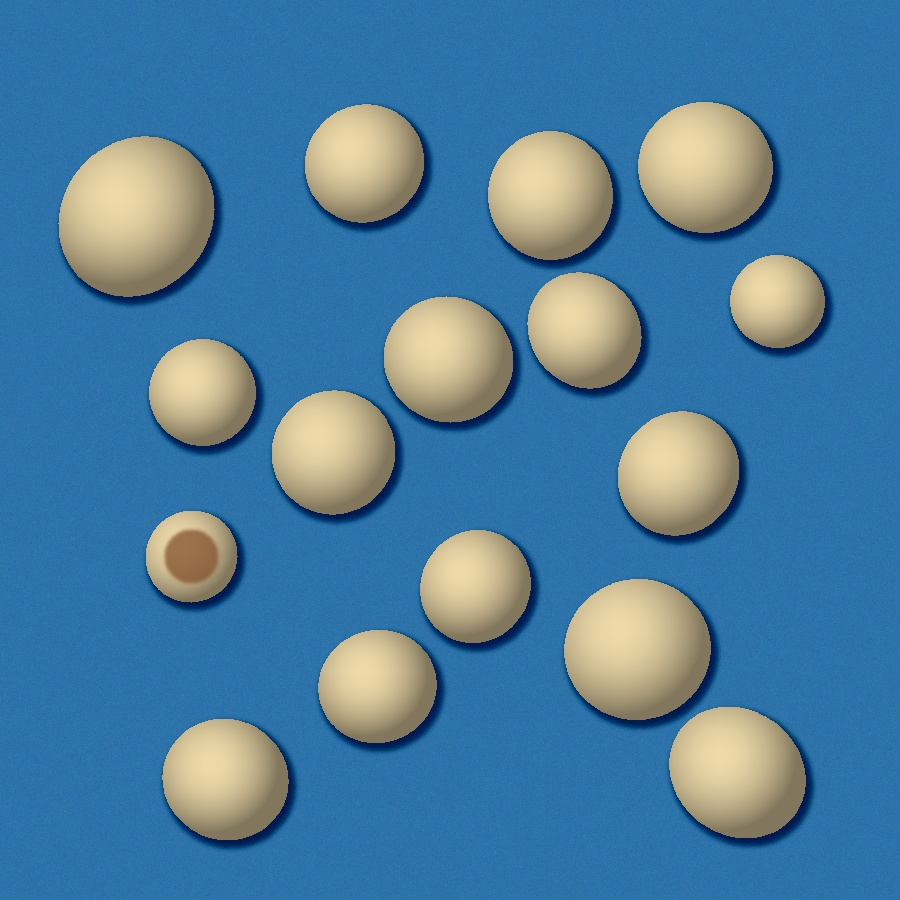
#> input picture data/raw/batch_01_premium.jpg, 900 x 900 px
$ python -i detector.py   (imports and definitions only)
#> lines starting #> are read from the running program, lines starting #| are printed output that depends on the picture; after the words box and inside, x2 and y2 are one past the last pixel; in counts of white or black regions, pixels touching at a corner belong together
### src/preprocessing/calibration.py
"""
Pixel-to-Metric Calibration Module.
Provides conversion from pixel measurements to physical millimeters and centimeters.
Supports manual calibration factors and automated reference marker detection.
"""

import logging
from typing import Dict, Any, Optional, Tuple
import cv2
import numpy as np

logger = logging.getLogger(__name__)


class PixelCalibrator:
    """
    Calibrates camera spatial resolution and converts pixel contours into metric measurements (mm/cm).
    """

    def __init__(
        self,
        default_pixels_per_mm: float = 12.0,
        unit: str = "mm",
        size_categories: Optional[Dict[str, Any]] = None,
    ):
        self.pixels_per_mm = float(default_pixels_per_mm)
        self.unit = unit
        self.size_categories = size_categories or {
            "small": {"name": "Small", "max_diameter_mm": 18.0},
            "medium": {"name": "Medium", "min_diameter_mm": 18.0, "max_diameter_mm": 22.0},
            "large": {"name": "Large", "min_diameter_mm": 22.0},
        }

    # [43 lines left out: functions set_pixels_per_mm, calibrate_from_reference_circle, not called in this run]

    def pixels_to_mm(self, pixels: float) -> float:
        """Converts linear pixel dimension to millimeters."""
        return float(pixels / self.pixels_per_mm)

    def pixels_to_cm(self, pixels: float) -> float:
        """Converts linear pixel dimension to centimeters."""
        return float(self.pixels_to_mm(pixels) / 10.0)

    def measure_contour(self, contour: np.ndarray) -> Dict[str, Any]:
        """
        Computes metric dimensions and geometry for a segmented nut contour:
        - Area in mm^2
        - Equivalent circular diameter in mm
        - Ellipse fit (major and minor axes) in mm
        - Circularity / Roundness index
        - Sizing category (Small, Medium, Large)
        """
        area_px = float(cv2.contourArea(contour))
        perimeter_px = float(cv2.arcLength(contour, True))

        # Equivalent circular diameter: d = 2 * sqrt(area / pi)
        eq_diameter_px = 2.0 * np.sqrt(max(0.0, area_px) / np.pi)
        eq_diameter_mm = self.pixels_to_mm(eq_diameter_px)
        eq_diameter_cm = self.pixels_to_cm(eq_diameter_px)

        # Ellipse fit for major & minor axes (requires >= 5 points)
        if len(contour) >= 5:
            try:
                ellipse = cv2.fitEllipse(contour)
                (cx, cy), (d1, d2), angle = ellipse
                major_axis_px = max(d1, d2)
                minor_axis_px = min(d1, d2)
            except Exception:
                major_axis_px = eq_diameter_px
                minor_axis_px = eq_diameter_px
        else:
            major_axis_px = eq_diameter_px
            minor_axis_px = eq_diameter_px

        major_axis_mm = self.pixels_to_mm(major_axis_px)
        minor_axis_mm = self.pixels_to_mm(minor_axis_px)

        # Circularity metric: 4 * pi * area / perimeter^2 (1.0 = perfect circle)
        circularity = (4.0 * np.pi * area_px / (perimeter_px**2)) if perimeter_px > 0 else 0.0
        circularity = min(1.0, max(0.0, circularity))

        # Size category binning
        size_category = self.classify_size(eq_diameter_mm)

        return {
            "area_px": area_px,
            "area_mm2": round(area_px / (self.pixels_per_mm**2), 2),
            "diameter_mm": round(eq_diameter_mm, 2),
            "diameter_cm": round(eq_diameter_cm, 3),
            "major_axis_mm": round(major_axis_mm, 2),
            "minor_axis_mm": round(minor_axis_mm, 2),
            "circularity": round(circularity, 3),
            "size_grade": size_category,
        }

    def classify_size(self, diameter_mm: float) -> str:
        """Bins diameter into Small, Medium, Large based on configured limits."""
        small_max = self.size_categories["small"].get("max_diameter_mm", 18.0)
        medium_max = self.size_categories["medium"].get("max_diameter_mm", 22.0)

        if diameter_mm < small_max:
            return "Small"
        elif diameter_mm <= medium_max:
            return "Medium"
        else:
            return "Large"

### src/models/detector.py
"""
Macadamia Nut Detector Module.
Performs object detection, individual kernel localization, contour tracking,
and metric sizing (Small, Medium, Large) calibrated in physical millimeters/centimeters.
"""

import os
import logging
from typing import List, Dict, Any, Optional, Tuple
import cv2
import numpy as np

try:
    import onnxruntime as ort
    HAS_ORT = True
except ImportError:
    HAS_ORT = False

from ..preprocessing.calibration import PixelCalibrator

logger = logging.getLogger(__name__)


class DetectedNut:
    """Represents an individual localized macadamia nut."""

    def __init__(
        self,
        nut_id: int,
        bbox: Tuple[int, int, int, int],  # x1, y1, x2, y2
        confidence: float,
        contour: np.ndarray,
        crop: np.ndarray,
        crop_mask: np.ndarray,
        metric_measurements: Dict[str, Any],
    ):
        self.nut_id = nut_id
        self.bbox = bbox
        self.confidence = confidence
        self.contour = contour
        self.crop = crop
        self.crop_mask = crop_mask
        self.measurements = metric_measurements

        # Extracted geometry properties
        self.x1, self.y1, self.x2, self.y2 = bbox
        self.width = self.x2 - self.x1
        self.height = self.y2 - self.y1
        self.diameter_mm = metric_measurements.get("diameter_mm", 0.0)
        self.diameter_cm = metric_measurements.get("diameter_cm", 0.0)
        self.size_grade = metric_measurements.get("size_grade", "Medium")

    # [12 lines left out: function to_dict, not called in this run]


class NutDetector:
    """
    Object detector and dimensional analyzer for macadamia batches.
    Supports ONNX YOLO detection and high-accuracy contour-watershed localization.
    """

    def __init__(
        self,
        weights_path: Optional[str] = None,
        confidence_threshold: float = 0.35,
        iou_threshold: float = 0.45,
        calibrator: Optional[PixelCalibrator] = None,
    ):
        self.confidence_threshold = confidence_threshold
        self.iou_threshold = iou_threshold
        self.calibrator = calibrator or PixelCalibrator()

        self.session = None
        if weights_path and os.path.exists(weights_path) and HAS_ORT:
            try:
                self.session = ort.InferenceSession(
                    weights_path, providers=["CPUExecutionProvider"]
                )
                logger.info("Loaded detector ONNX session from: %s", weights_path)
            except Exception as e:
                logger.warning("Could not initialize ONNX detector session (%s); using CV detector.", e)

    def detect(
        self,
        image: np.ndarray,
        binary_mask: Optional[np.ndarray] = None,
        crop_padding: int = 8,
    ) -> List[DetectedNut]:
        """
        Detects individual nuts in the batch image and estimates metric sizing.
        """
        h_img, w_img = image.shape[:2]

        # 1. Use segmentation contours if binary mask is available
        if binary_mask is not None:
            contours, _ = cv2.findContours(binary_mask, cv2.RETR_EXTERNAL, cv2.CHAIN_APPROX_SIMPLE)
        else:
            gray = cv2.cvtColor(image, cv2.COLOR_BGR2GRAY)
            blurred = cv2.GaussianBlur(gray, (5, 5), 0)
            _, mask = cv2.threshold(blurred, 0, 255, cv2.THRESH_BINARY + cv2.THRESH_OTSU)
            contours, _ = cv2.findContours(mask, cv2.RETR_EXTERNAL, cv2.CHAIN_APPROX_SIMPLE)

        detected_nuts: List[DetectedNut] = []
        raw_boxes = []

        min_area = self.calibrator.pixels_per_mm * self.calibrator.pixels_per_mm * 15.0  # ~15 mm^2 min
        max_area = w_img * h_img * 0.45

        for cnt in contours:
            area = cv2.contourArea(cnt)
            if area < min_area or area > max_area:
                continue

            # Bounding box
            x, y, w, h = cv2.boundingRect(cnt)
            aspect_ratio = float(w) / float(h)
            if aspect_ratio < 0.45 or aspect_ratio > 2.2:
                continue

            raw_boxes.append((x, y, x + w, y + h, 0.95, cnt))

        # 2. Non-Maximum Suppression to prevent duplicate bounding boxes
        final_boxes = self._nms(raw_boxes, self.iou_threshold)

        # 3. Create DetectedNut instances with crops and metric measurements
        for i, (x1, y1, x2, y2, score, cnt) in enumerate(final_boxes):
            measurements = self.calibrator.measure_contour(cnt)

            # Extract nut crop with padding
            pad_x1 = max(0, x1 - crop_padding)
            pad_y1 = max(0, y1 - crop_padding)
            pad_x2 = min(w_img, x2 + crop_padding)
            pad_y2 = min(h_img, y2 + crop_padding)

            crop = image[pad_y1:pad_y2, pad_x1:pad_x2].copy()
            crop_h, crop_w = crop.shape[:2]

            # Construct exact nut contour mask in the local crop coordinate space
            crop_mask = np.zeros((crop_h, crop_w), dtype=np.uint8)
            shifted_cnt = cnt - np.array([pad_x1, pad_y1])
            cv2.drawContours(crop_mask, [shifted_cnt], -1, 255, thickness=cv2.FILLED)

            nut = DetectedNut(
                nut_id=i + 1,
                bbox=(x1, y1, x2, y2),
                confidence=score,
                contour=cnt,
                crop=crop,
                crop_mask=crop_mask,
                metric_measurements=measurements,
            )
            detected_nuts.append(nut)

        # Sort nuts top-to-bottom, left-to-right
        detected_nuts.sort(key=lambda n: (n.y1 // 60, n.x1))
        for idx, nut in enumerate(detected_nuts):
            nut.nut_id = idx + 1

        return detected_nuts

    def _nms(
        self, boxes: List[Tuple[int, int, int, int, float, np.ndarray]], iou_thresh: float
    ) -> List[Tuple[int, int, int, int, float, np.ndarray]]:
        """Applies Non-Maximum Suppression over candidate boxes."""
        if not boxes:
            return []

        boxes = sorted(boxes, key=lambda b: b[4], reverse=True)
        picked = []

        while boxes:
            current = boxes.pop(0)
            picked.append(current)

            remaining = []
            for b in boxes:
                iou = self._compute_iou(current[:4], b[:4])
                if iou < iou_thresh:
                    remaining.append(b)
            boxes = remaining

        return picked

    @staticmethod
    def _compute_iou(
        box_a: Tuple[int, int, int, int], box_b: Tuple[int, int, int, int]
    ) -> float:
        """Computes Intersection over Union (IoU) between two bounding boxes."""
        ax1, ay1, ax2, ay2 = box_a
        bx1, by1, bx2, by2 = box_b

        ix1 = max(ax1, bx1)
        iy1 = max(ay1, by1)
        ix2 = min(ax2, bx2)
        iy2 = min(ay2, by2)

        intersection = max(0, ix2 - ix1) * max(0, iy2 - iy1)
        area_a = (ax2 - ax1) * (ay2 - ay1)
        area_b = (bx2 - bx1) * (by2 - by1)
        union = float(area_a + area_b - intersection)

        if union <= 0:
            return 0.0
        return float(intersection / union)

>>> import cv2
>>> picture = cv2.imread('../../data/raw/batch_01_premium.jpg')
#> picture is the input picture: shape (900, 900, 3); mean B, G, R 158.5, 125.2, 76.3
>>> result = NutDetector().detect(picture)
#> in detect, `gray = cv2.cvtColor(image, cv2.COLOR_BGR2GRAY)`:
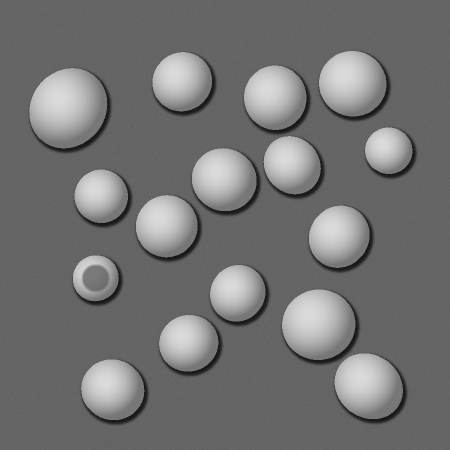
#> gray: shape (900, 900) (shown at 1/2 size); min 14, max 219, mean 114.5
#> in detect, `_, mask = cv2.threshold(blurred, 0, 255, cv2.THRESH_BINARY + cv2.THRES..`:
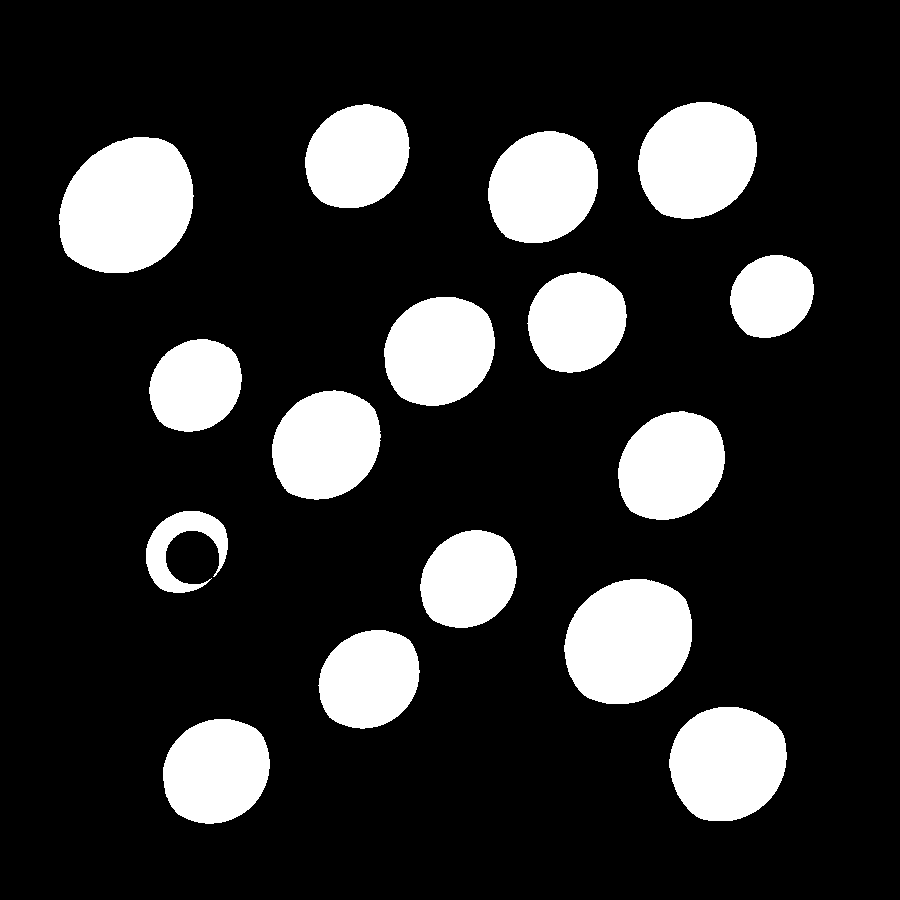
#> mask: shape (900, 900); 17.6% white; 16 white regions
#> in detect, `contours, _ = cv2.findContours(mask, cv2.RETR_EXTERNAL, cv2.CHAIN_APPR..`: contours = 16 contours; largest, box (x1, y1, x2, y2) and area: (59, 137, 194, 273) 14182, (564, 579, 692, 704) 12482, (638, 102, 757, 219) 10772, (669, 707, 787, 821) 10478, (488, 131, 598, 243) 9588
#> the loop in detect, `for cnt in contours:` made 16 passes
#> (area, x, y, w, h, aspect_ratio) on passes 1 to 8: (8739, 163, 719, 107, 105, 1.02), (10477.5, 669, 707, 118, 114, 1.04), (7709.5, 318, 630, 102, 99, 1.03), (12482.5, 564, 579, 128, 125, 1.02), (7297, 420, 530, 97, 98, 0.99), (2846, 146, 511, 82, 82, 1), (8957.5, 618, 411, 107, 109, 0.982), (9186.5, 272, 390, 109, 110, 0.991)
#> after the loop in detect, `for cnt in contours:`: raw_boxes = 16 items
#> the loop in _nms, `while boxes:` made 16 passes
#> the loop in detect, `for i, (x1, y1, x2, y2, score, cnt) in enumerate(final_boxes):` made 16 passes
#> (x1, y1, x2, y2) on passes 1 to 8: (163, 719, 270, 824), (669, 707, 787, 821), (318, 630, 420, 729), (564, 579, 692, 704), (420, 530, 517, 628), (146, 511, 228, 593), (618, 411, 725, 520), (272, 390, 381, 500)
#> pass 1, in detect, `crop = image[pad_y1:pad_y2, pad_x1:pad_x2].copy()`:
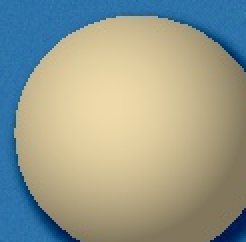
#> crop: shape (121, 123, 3) (shown 2 times larger); mean B, G, R 141.5, 156.7, 151.9
#> pass 1, in __init__, `self.crop_mask = crop_mask`:
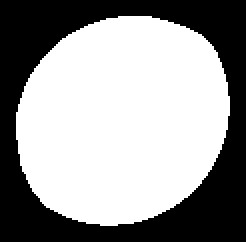
#> self.crop_mask: shape (121, 123) (shown 2 times larger); 59.7% white; 1 black region, box (x1, y1, x2, y2) and area: (0, 0, 123, 121) 5991
#> pass 2, in detect, `crop = image[pad_y1:pad_y2, pad_x1:pad_x2].copy()`:
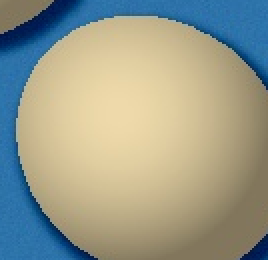
#> crop: shape (130, 134, 3) (shown 2 times larger); mean B, G, R 139.9, 156.5, 153.5
#> pass 2, in __init__ (call 2), `self.crop_mask = crop_mask`:
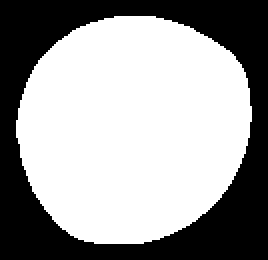
#> self.crop_mask: shape (130, 134) (shown 2 times larger); 61.1% white; 1 black region, box (x1, y1, x2, y2) and area: (0, 0, 134, 130) 6776
#> after the loop in detect, `for i, (x1, y1, x2, y2, score, cnt) in enumerate(final_boxes):`:
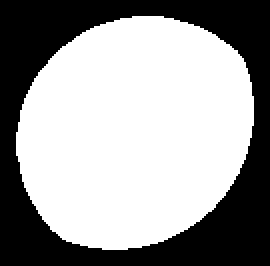
#> crop_mask: shape (133, 135) (shown 2 times larger); 60.9% white; 1 black region, box (x1, y1, x2, y2) and area: (0, 0, 135, 133) 7013
#> the loop in detect, `for idx, nut in enumerate(detected_nuts):` made 16 passes

$ run again, on data/raw/batch_02_commercial.jpg
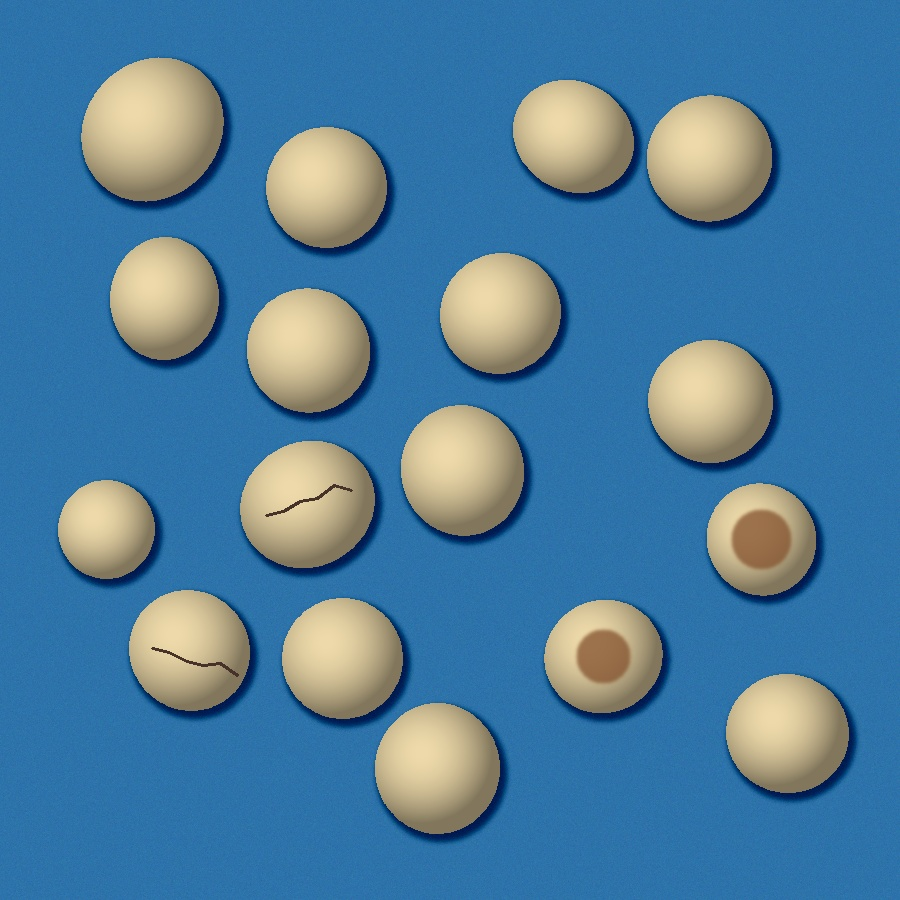
#> input picture data/raw/batch_02_commercial.jpg, 900 x 900 px
#> picture is the input picture: shape (900, 900, 3); mean B, G, R 157.6, 125.2, 77.3
#> in detect, `_, mask = cv2.threshold(blurred, 0, 255, cv2.THRESH_BINARY + cv2.THRES..`:
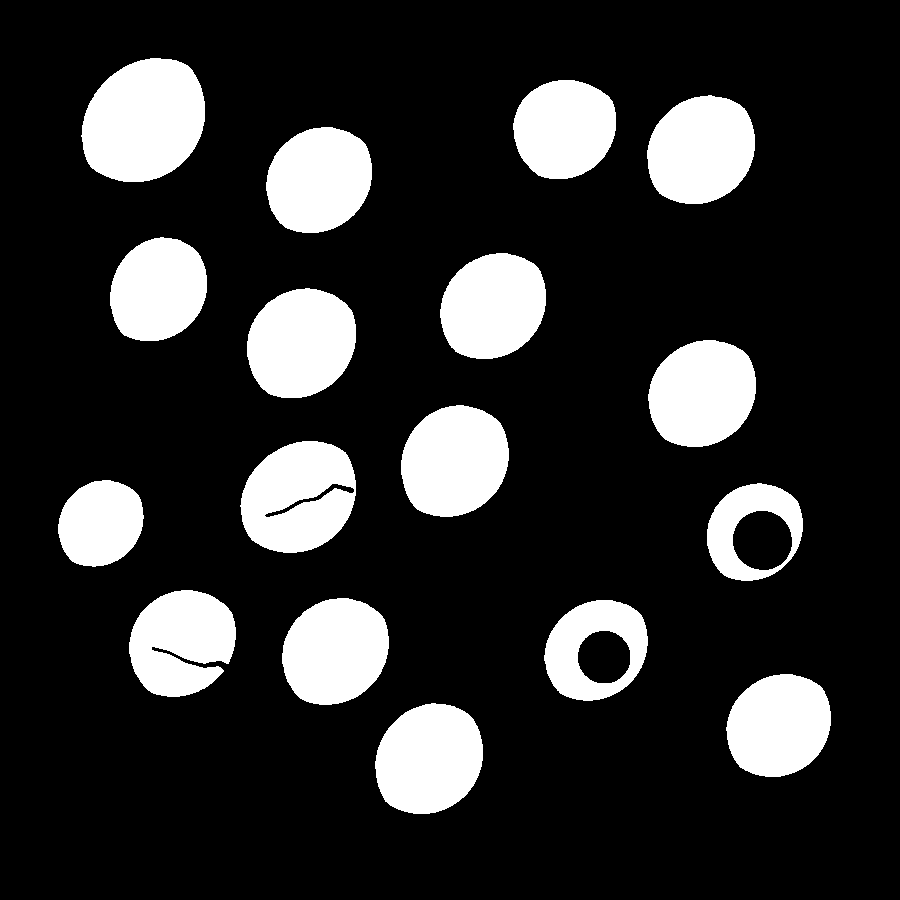
#> mask: shape (900, 900); 17.9% white; 17 white regions
#> contours = 17 contours; largest, box (x1, y1, x2, y2) and area: (81, 58, 205, 182) 11851, (240, 441, 356, 553) 9996, (401, 405, 509, 517) 9364, (247, 288, 356, 398) 9310, (375, 703, 483, 814) 9282
#> the loop in detect, `for cnt in contours:` made 17 passes
#> (area, x, y, w, h, aspect_ratio) on passes 1 to 8: (9282, 375, 703, 108, 111, 0.973), (8368, 726, 674, 105, 103, 1.02), (8051.5, 544, 600, 104, 101, 1.03), (8827.5, 282, 598, 107, 107, 1), (8452.5, 129, 590, 107, 107, 1), (7257, 707, 483, 96, 98, 0.98), (5688, 58, 480, 86, 87, 0.989), (9996.5, 240, 441, 116, 112, 1.04)
#> after the loop in detect, `for cnt in contours:`: raw_boxes = 17 items
#> the loop in _nms, `while boxes:` made 17 passes
#> the loop in detect, `for i, (x1, y1, x2, y2, score, cnt) in enumerate(final_boxes):` made 17 passes
#> (x1, y1, x2, y2) on passes 1 to 8: (375, 703, 483, 814), (726, 674, 831, 777), (544, 600, 648, 701), (282, 598, 389, 705), (129, 590, 236, 697), (707, 483, 803, 581), (58, 480, 144, 567), (240, 441, 356, 553)
#> after the loop in detect, `for i, (x1, y1, x2, y2, score, cnt) in enumerate(final_boxes):`:
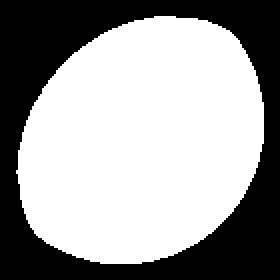
#> crop_mask: shape (140, 140) (shown 2 times larger); 61.4% white; 1 black region, box (x1, y1, x2, y2) and area: (0, 0, 140, 140) 7570
#> the loop in detect, `for idx, nut in enumerate(detected_nuts):` made 17 passes
